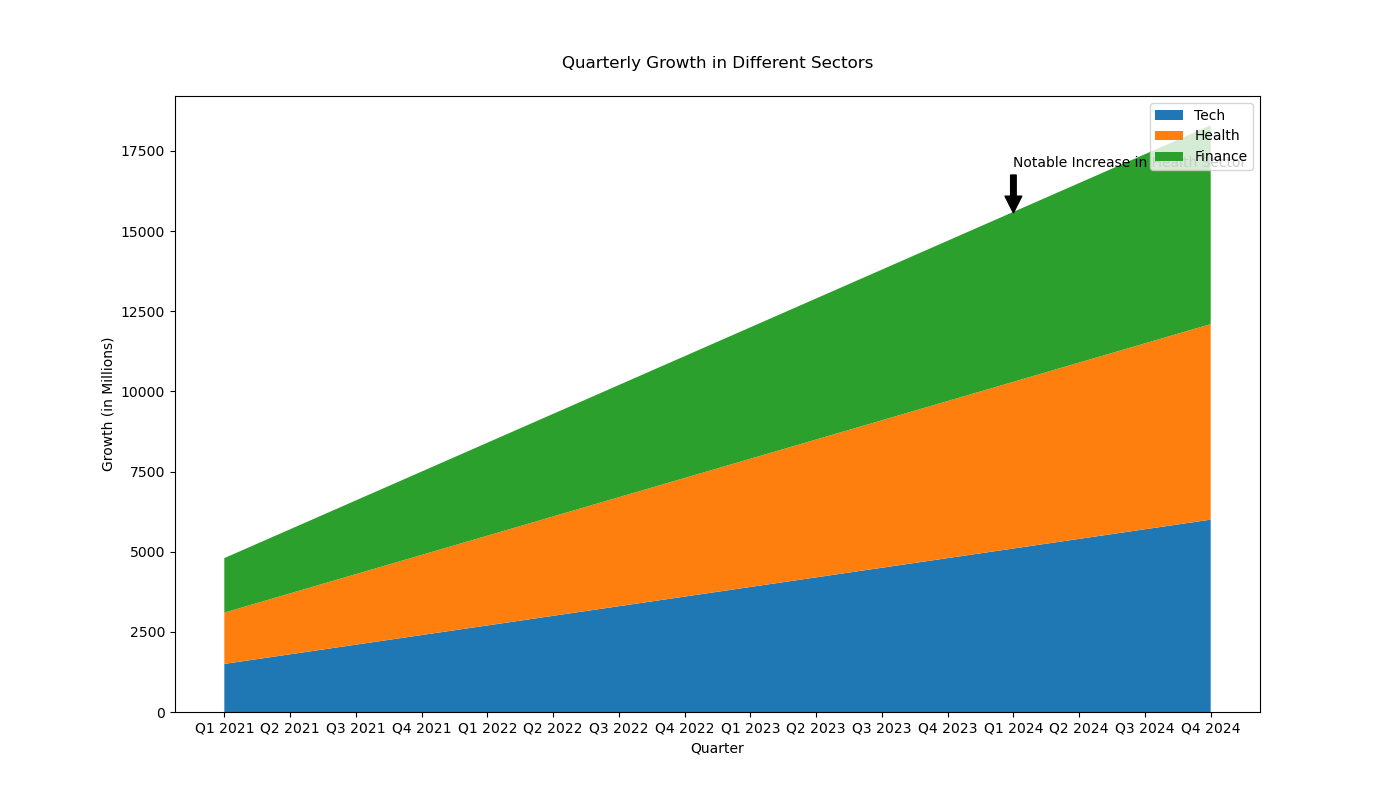

The script that drew this image:

import matplotlib.pyplot as plt

quarters = ['Q1 2021', 'Q2 2021', 'Q3 2021', 'Q4 2021',
            'Q1 2022', 'Q2 2022', 'Q3 2022', 'Q4 2022',
            'Q1 2023', 'Q2 2023', 'Q3 2023', 'Q4 2023',
            'Q1 2024', 'Q2 2024', 'Q3 2024', 'Q4 2024']
tech = [1500, 1800, 2100, 2400, 2700, 3000, 3300, 3600,
        3900, 4200, 4500, 4800, 5100, 5400, 5700, 6000]
health = [1600, 1900, 2200, 2500, 2800, 3100, 3400, 3700,
          4000, 4300, 4600, 4900, 5200, 5500, 5800, 6100]
finance = [1700, 2000, 2300, 2600, 2900, 3200, 3500, 3800,
           4100, 4400, 4700, 5000, 5300, 5600, 5900, 6200]

plt.figure(figsize=(14, 8))
plt.stackplot(quarters, tech, health, finance,
              labels=['Tech', 'Health', 'Finance'],
              colors=['#1f77b4', '#ff7f0e', '#2ca02c'])

plt.title('Quarterly Growth in Different Sectors', pad=20)
plt.xlabel('Quarter')
plt.ylabel('Growth (in Millions)')
plt.annotate('Notable Increase in Health Sector', xy=(12, 15500), xytext=(12, 17000),
             arrowprops=dict(facecolor='#000000', shrink=0.05))
plt.legend(loc='upper right')

plt.show()
